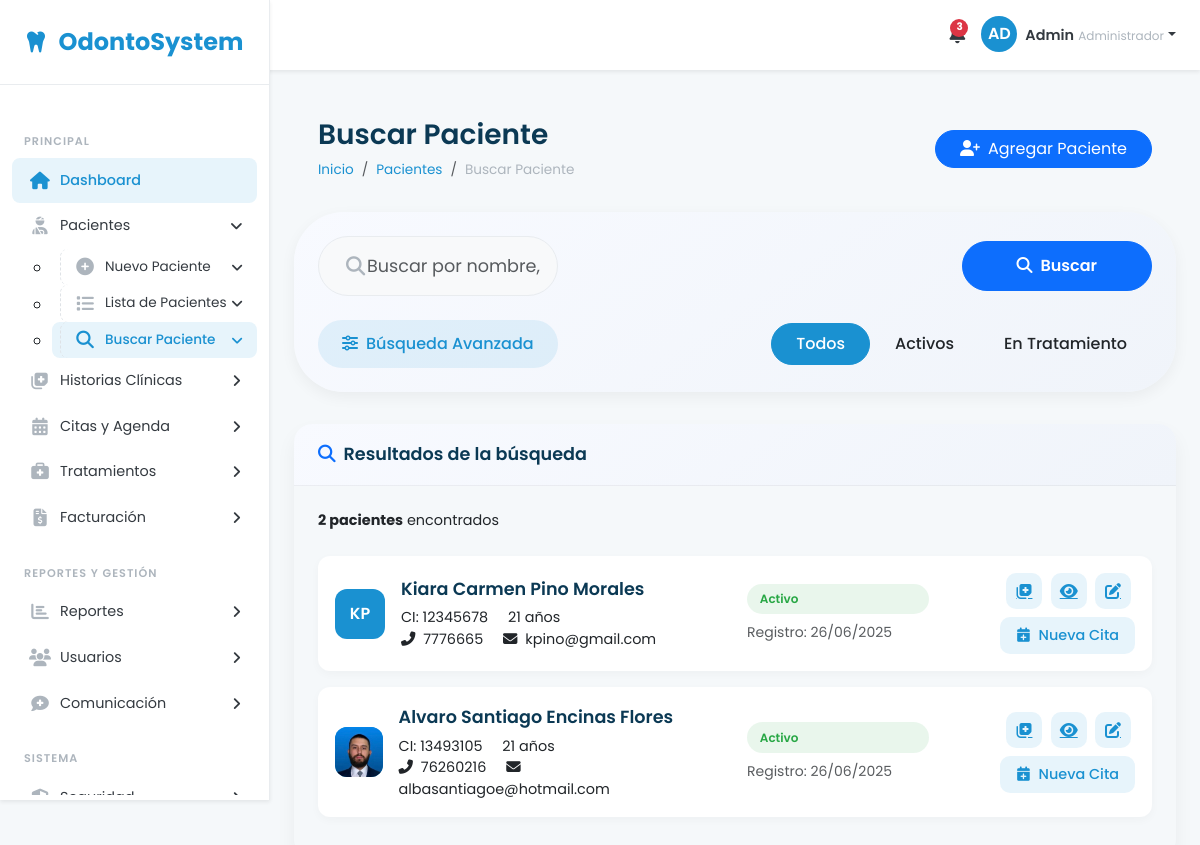
The page /pacientes/buscar/ (signed in) on the database as committed earlier.
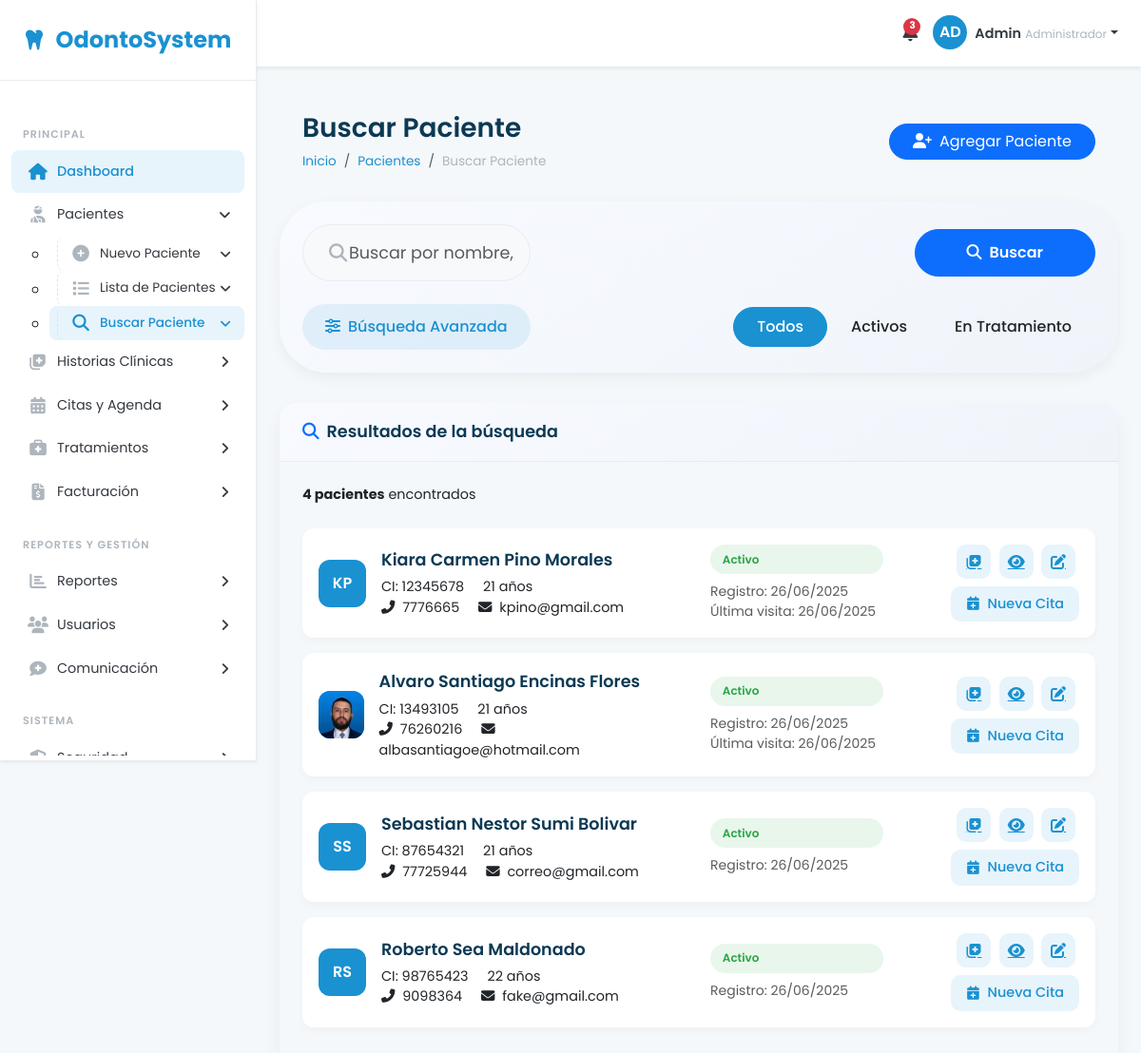
The same page on the database as committed later.
### apps/pacientes/models.py (models this page shows, shortened)
class Paciente(models.Model):
    GENERO_CHOICES = [
        ('masculino', 'Masculino'),
        ('femenino', 'Femenino'),
        ('otro', 'Otro'),
    ]
    ESTADO_CHOICES = [
        ('activo', 'Activo'),
        ('inactivo', 'Inactivo'),
        ('tratamiento', 'En Tratamiento'),
        ('moroso', 'Moroso'),
    ]
    PARENTESCO_CHOICES = [
        ('padre', 'Padre'),
        ('madre', 'Madre'),
        ('hermano', 'Hermano/a'),
        ('hijo', 'Hijo/a'),
        ('pareja', 'Cónyuge/Pareja'),
        ('amigo', 'Amigo/a'),
        ('otro', 'Otro'),
    ]
    GRUPO_SANGUINEO_CHOICES = [
        ('A+', 'A+'),
        ('A-', 'A-'),
        ('B+', 'B+'),
        ('B-', 'B-'),
        ('AB+', 'AB+'),
        ('AB-', 'AB-'),
        ('O+', 'O+'),
        ('O-', 'O-'),
        ('desconocido', 'Desconocido'),
    ]
    COMO_LOCALIZO_CHOICES = [
        ('referencia', 'Me envió alguien'),
        ('redes_sociales', 'Redes Sociales'),
        ('publicidad', 'Publicidad/Anuncios'),
        ('internet', 'Búsqueda en Internet'),
        ('pasaba_por_aqui', 'Pasaba por aquí'),
        ('recomendacion', 'Recomendación profesional'),
        ('otro', 'Otro'),
    ]
    nombres = models.CharField(max_length=100)
    apellidos = models.CharField(max_length=100)
    ci = models.CharField(max_length=20, unique=True, verbose_name="Cédula de Identidad")
    fecha_nacimiento = models.DateField()
    genero = models.CharField(max_length=20, choices=GENERO_CHOICES)
    foto = models.ImageField(upload_to=patient_photo_path, blank=True, null=True)
    telefono = models.CharField(max_length=20)
    email = models.EmailField(blank=True, null=True)
    direccion = models.TextField()
    ciudad = models.CharField(max_length=100)
    departamento = models.CharField(max_length=100)
    pais = models.CharField(max_length=100, default='Bolivia')
    emergencia_nombre = models.CharField(max_length=200)
    emergencia_telefono = models.CharField(max_length=20)
    emergencia_parentesco = models.CharField(max_length=20, choices=PARENTESCO_CHOICES)
    grupo_sanguineo = models.CharField(max_length=20, choices=GRUPO_SANGUINEO_CHOICES, blank=True, null=True)
    medicamentos = models.TextField(blank=True, null=True)
    alergias = models.TextField(blank=True, null=True)
    enfermedades_cronicas = models.TextField(blank=True, null=True)
    tiene_seguro = models.BooleanField(default=False)
    seguro_compania = models.CharField(max_length=100, blank=True, null=True)
    seguro_poliza = models.CharField(max_length=100, blank=True, null=True)
    seguro_cobertura = models.TextField(blank=True, null=True)
    observaciones = models.TextField(blank=True, null=True)
    ocupacion = models.CharField(max_length=100, blank=True, null=True, verbose_name="Ocupación")
    vacuna_covid = models.BooleanField(default=False, verbose_name="Vacuna contra COVID-19")
    como_localizo = models.CharField(
        max_length=50,
        choices=COMO_LOCALIZO_CHOICES,
        blank=True,
        null=True,
        verbose_name="¿Cómo nos localizó?"
    )
    como_localizo_detalle = models.CharField(
        max_length=200,
        blank=True,
        null=True,
        verbose_name="Detalles adicionales"
    )
    estado = models.CharField(max_length=20, choices=ESTADO_CHOICES, default='activo')
    fecha_registro = models.DateField(default=timezone.now)
    ultima_visita = models.DateField(blank=True, null=True)
    consentimiento_datos = models.BooleanField(default=False)
    creado_en = models.DateTimeField(auto_now_add=True)
    actualizado_en = models.DateTimeField(auto_now=True)
    class Meta:
        verbose_name = "Paciente"
        verbose_name_plural = "Pacientes"
        ordering = ['-fecha_registro']
    def get_edad(self):
        today = timezone.now().date()
        return today.year - self.fecha_nacimiento.year - (
            (today.month, today.day) < (self.fecha_nacimiento.month, self.fecha_nacimiento.day)
        )
    def get_nombre_completo(self):
        return f"{self.nombres} {self.apellidos}"
    def get_iniciales(self):
        try:
            iniciales = self.nombres[0] + self.apellidos[0]
            return iniciales.upper()
        except IndexError:
            return "P"

### apps/pacientes/views.py (the view, shortened to what this page needs)
# urls.py: path('buscar/', views.buscar_paciente, name='buscar_paciente'),
@login_required
def buscar_paciente(request):
    query = request.GET.get('q', '')
    estado = request.GET.get('status', '')
    genero = request.GET.get('gender', '')
    fecha = request.GET.get('date', '')
    ciudad = request.GET.get('city', '')
    seguro = request.GET.get('insurance', '')
    edad_min = request.GET.get('age_min', '')
    edad_max = request.GET.get('age_max', '')
    pacientes = Paciente.objects.all()
    if estado:
        pacientes = pacientes.filter(estado=estado)
    if genero:
        pacientes = pacientes.filter(genero=genero)
    if ciudad:
        pacientes = pacientes.filter(ciudad__icontains=ciudad)
    if seguro == 'yes':
        pacientes = pacientes.filter(tiene_seguro=True)
    elif seguro == 'no':
        pacientes = pacientes.filter(tiene_seguro=False)
    today = timezone.now().date()
    if fecha == 'today':
        pacientes = pacientes.filter(fecha_registro=today)
    elif fecha == 'week':
        start_week = today - timezone.timedelta(days=today.weekday())
        pacientes = pacientes.filter(fecha_registro__gte=start_week)
    elif fecha == 'month':
        start_month = today.replace(day=1)
        pacientes = pacientes.filter(fecha_registro__gte=start_month)
    elif fecha == 'year':
        start_year = today.replace(month=1, day=1)
        pacientes = pacientes.filter(fecha_registro__gte=start_year)
    context = {
        'pacientes': pacientes,
        'query': query,
        'filtros': {
            'estado': estado,
            'genero': genero,
            'fecha': fecha,
            'ciudad': ciudad,
            'seguro': seguro,
            'edad_min': edad_min,
            'edad_max': edad_max
        }
    }
    return render(request, 'buscar_paciente.html', context)

### apps/pacientes/templates/buscar_paciente.html (shortened to what this page needs)
{% extends 'base.html' %}
{% block content %}
<div class="page-header d-flex justify-content-between align-items-center mb-4">
    <div>
        <h1 class="mb-2">Buscar Paciente</h1>
        <nav aria-label="breadcrumb">
            <ol class="breadcrumb">
                <li class="breadcrumb-item"><a href="{% url 'dashboard' %}">Inicio</a></li>
                <li class="breadcrumb-item"><a href="#">Pacientes</a></li>
                <li class="breadcrumb-item active" aria-current="page">Buscar Paciente</li>
            </ol>
        </nav>
    </div>
    <div class="mt-3 mt-md-0">
        <a href="{% url 'pacientes:nuevo_paciente' %}" class="btn btn-primary rounded-pill px-4">
            <i class="fas fa-user-plus me-2"></i>Agregar Paciente
        </a>
    </div>
</div>
<div class="search-box">
    <form action="{% url 'pacientes:buscar_paciente' %}" method="get">
        <div class="row align-items-center">
            <div class="col-lg-9 mb-3 mb-lg-0 position-relative">
                <i class="fas fa-search search-icon"></i>
                <input type="text" class="form-control search-input" placeholder="Buscar por nombre, apellido, CI, teléfono o email..." name="q" value="{{ query }}">
            </div>
            <div class="col-lg-3 text-lg-end">
                <button type="submit" class="btn btn-primary search-button w-100">
                    <i class="fas fa-search me-2"></i>Buscar
                </button>
            </div>
        </div>
    </form>
    <div class="mt-4 d-flex justify-content-between align-items-center">
        <button type="button" class="filter-button" id="toggle-advanced">
            <i class="fas fa-sliders-h"></i>Búsqueda Avanzada
        </button>
        <ul class="nav search-tabs">
            <li class="nav-item">
                <a class="nav-link active" href="#todos" data-bs-toggle="tab">Todos</a>
            </li>
            <li class="nav-item">
                <a class="nav-link" href="#activos" data-bs-toggle="tab">Activos</a>
            </li>
            <li class="nav-item">
                <a class="nav-link" href="#tratamiento" data-bs-toggle="tab">En Tratamiento</a>
            </li>
        </ul>
    </div>
</div>
<div class="search-card">
    <div class="search-card-header">
        <h5 class="card-title mb-0">
            <i class="fas fa-search me-2 text-primary"></i>Resultados de la búsqueda
        </h5>
    </div>
    <div class="search-card-body">
        <div class="tab-content">
            <div class="tab-pane fade show active" id="todos">
                <div class="result-count mb-4">
                    {% if pacientes %}
                        <strong>{{ pacientes|length }} paciente{% if pacientes|length != 1 %}s{% endif %}</strong> encontrado{% if pacientes|length != 1 %}s{% endif %}
                    {% else %}
                        <strong>0 pacientes</strong> encontrados
                    {% endif %}
                </div>
                <div class="results-list">
                    {% if pacientes %}
                        {% for paciente in pacientes %}
                        <div class="result-item">
                            <div class="row align-items-center">
                                <div class="col-md-6 mb-3 mb-md-0">
                                    <div class="d-flex align-items-center">
                                        <div class="avatar me-3">
                                            {% if paciente.foto %}
                                                <img src="{{ paciente.foto.url }}" alt="{{ paciente.get_nombre_completo }}">
                                            {% else %}
                                                {{ paciente.get_iniciales }}
                                            {% endif %}
                                        </div>
                                        <div>
                                            <div class="patient-name">{{ paciente.get_nombre_completo }}</div>
                                            <div class="patient-details">
                                                <span class="me-3">CI: {{ paciente.ci }}</span>
                                                <span>{{ paciente.get_edad }} años</span>
                                            </div>
                                            <div class="patient-contact">
                                                <i class="fas fa-phone-alt me-1"></i> {{ paciente.telefono }}
                                                {% if paciente.email %}
                                                    <span class="ms-3"><i class="fas fa-envelope me-1"></i> {{ paciente.email }}</span>
                                                {% endif %}
                                            </div>
                                        </div>
                                    </div>
                                </div>
                                <div class="col-md-3 mb-3 mb-md-0">
                                    <div class="d-flex flex-column">
                                        <span class="badge-status
                                            {% if paciente.estado == 'activo' %}badge-active
                                            {% elif paciente.estado == 'inactivo' %}badge-inactive
                                            {% elif paciente.estado == 'tratamiento' %}badge-treatment
                                            {% elif paciente.estado == 'moroso' %}badge-defaulter{% endif %} mb-2">
                                            {{ paciente.get_estado_display }}
                                        </span>
                                        <span class="small text-muted">Registro: {{ paciente.fecha_registro|date:"d/m/Y" }}</span>
                                        {% if paciente.ultima_visita %}
                                            <span class="small text-muted">Última visita: {{ paciente.ultima_visita|date:"d/m/Y" }}</span>
                                        {% endif %}
                                    </div>
                                </div>
                                <div class="col-md-3 text-md-end">
                                    <a href="{% url 'pacientes:historia_clinica' paciente.id %}" class="action-button" title="Ver Historia Clínica">
                                        <i class="fas fa-notes-medical"></i>
                                    </a>
                                    <a href="{% url 'pacientes:detalle_paciente' paciente.id %}" class="action-button" title="Ver Detalles">
                                        <i class="fas fa-eye"></i>
                                    </a>
                                    <a href="{% url 'pacientes:editar_paciente' paciente.id %}" class="action-button" title="Editar">
                                        <i class="fas fa-edit"></i>
                                    </a>
                                    <button class="action-button-text mt-2">
                                        <i class="fas fa-calendar-plus"></i>Nueva Cita
                                    </button>
                                </div>
                            </div>
                        </div>
                        {% endfor %}
                    {% endif %}
                </div>
            </div>
        </div>
    </div>
</div>
{% endblock %}

Rows that differ between the two databases and show on the page:
changed Paciente "Kiara Carmen Pino Morales": ultima_visita (not shown) → "26/06/2025"
changed Paciente "Alvaro Santiago Encinas Flores": ultima_visita (not shown) → "26/06/2025"
added Paciente: get_iniciales "SS", get_nombre_completo "Sebastian Nestor Sumi Bolivar", ci "87654321", get_edad "21", telefono "77725944", email "correo@gmail.com", estado "Activo", fecha_registro "26/06/2025"
added Paciente: get_iniciales "RS", get_nombre_completo "Roberto Sea Maldonado", ci "98765423", get_edad "22", telefono "9098364", email "fake@gmail.com", estado "Activo", fecha_registro "26/06/2025"
Other text that changed with them:
{{ pacientes|length }}: "2" → "4"
